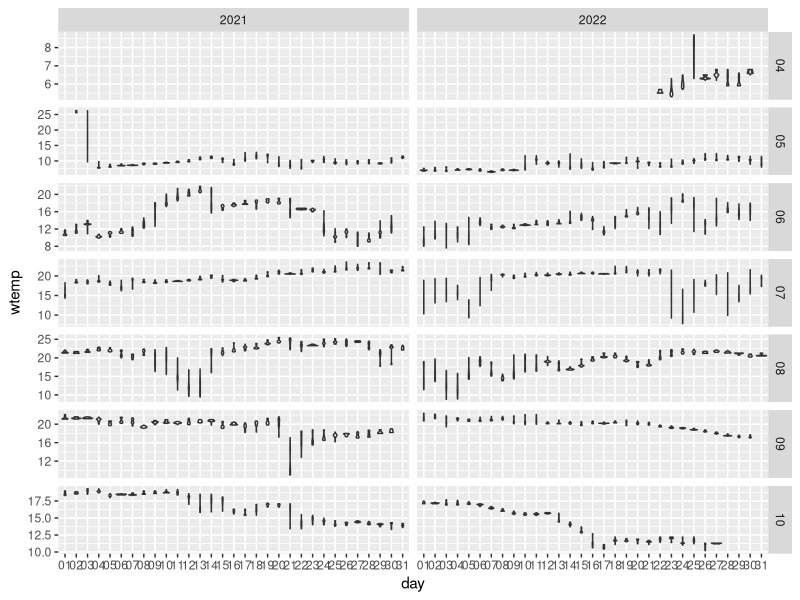
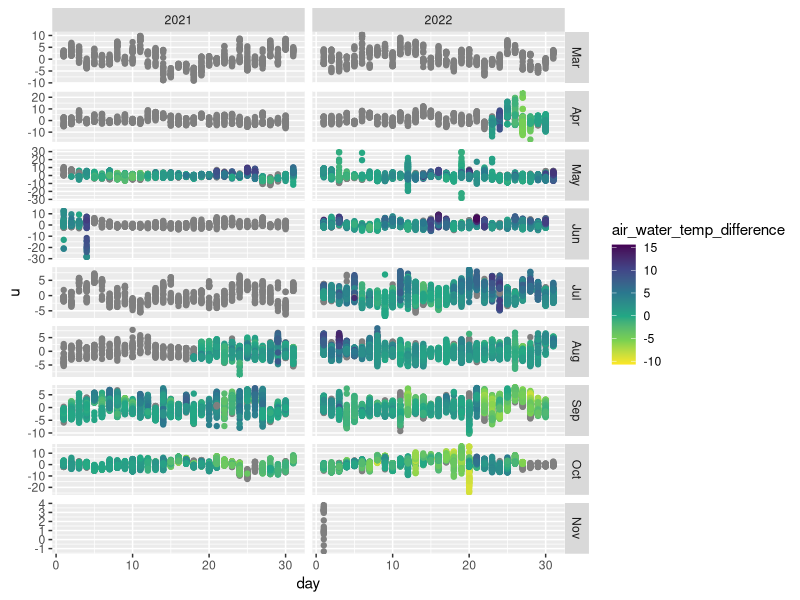
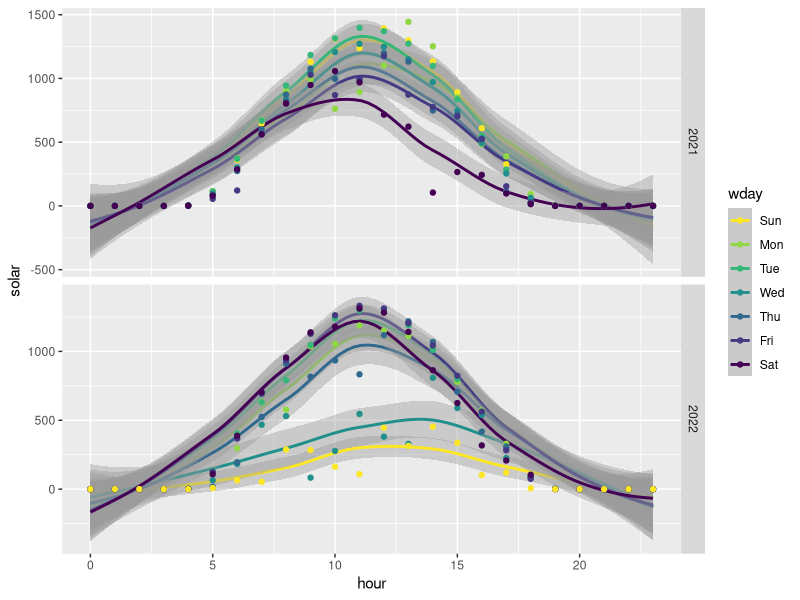
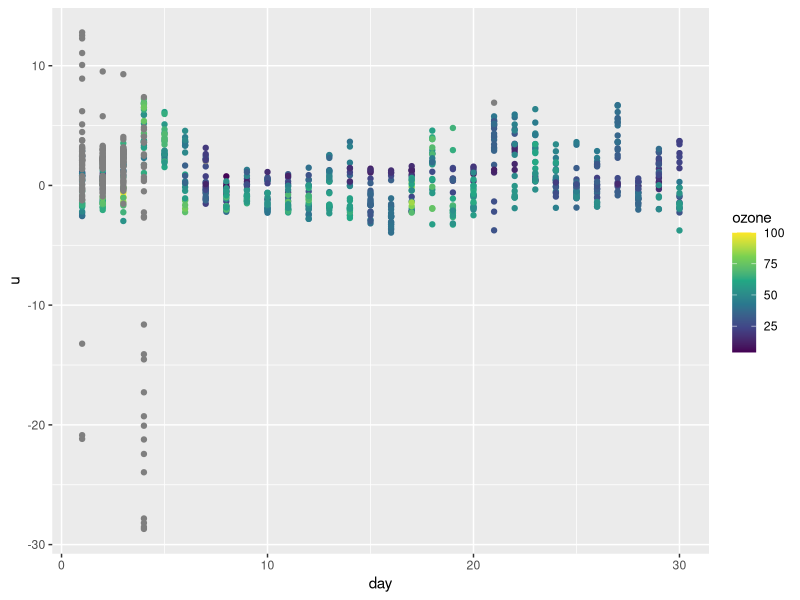

Write the R code that produced these figures, in order.
## ---- chunk 1
knitr::opts_chunk$set(echo = TRUE, message = FALSE, warning = TRUE,
                      error = TRUE)
library(readxl)
library(tidyverse)
library(lubridate)
library(viridisLite)
## ---- chunk 2
buoy_data = read_table("2021Buoy.txt") %>% 
  full_join(read_table("2022Buoy.txt")) %>% #Join both years of buoy data
  rename(year = "#YY",
         month = "MM",
         day = "DD",
         hour = "hh",
         minute = "mm",
         wspeed = "WSPD",
         wdir = "WDIR",
         atemp = "ATMP",
         wtemp = "WTMP") %>% #Rename columns
  select(year, month, day, hour, minute, wspeed, wdir, atemp, wtemp) %>% #Select useful columns
  filter(year != "#yr") %>% #Remove padding
  mutate(wdir = case_when(wdir != "999" ~ wdir, .default = NA),
         wspeed = case_when(wspeed != "99.0" ~ wspeed, .default = NA),
         atemp = case_when(atemp != "999.0" ~ atemp, .default = NA),
         wtemp = case_when(wtemp != "999.0" ~ wtemp, .default = NA)) %>% #Convert missing values to NA
  mutate(timestamp = ymd_hm(str_c(year, month, day, hour, minute))) %>% #Create timestamp
  mutate(wspeed = as.numeric(wspeed),
         wdir = as.integer(wdir),
         atemp = as.numeric(atemp),
         wtemp = as.numeric(wtemp)) %>% #Convert types
  mutate(source = "water")
## ---- chunk 3
ground_data = read_excel("2021Chiwaukee.xls", skip=2) %>% 
  full_join(read_excel("2022Chiwaukee.xlsx", skip=2)) %>% #Join both years of air quality data
  rename(timestamp = "Monitor Name", 
         ozone = "OZONE",
         atemp = "T_OUTDOOR",
         wspeed = "WIND SPEED - R", 
         wdir = "WIND DIRECTION - R",
         precip = "RAIN/MELT PCPT",
         solar = "SOLAR RADIATION",
         pm25 = "PM2.5 - LC",
         noy = "NOy",
         co = "CARBON MONOXIDE") %>% #Rename columns
  select(timestamp, ozone, atemp, wspeed,
         wdir, precip, solar, pm25, noy, co) %>% #Select useful columns
  filter(timestamp != "Units" &
         timestamp != "Parameter Code | POC" &
         timestamp != "Tag Number" &
         timestamp != "Minimum" &
         timestamp != "MinDate" &
         timestamp != "Maximum" &
         timestamp != "MaxDate" &
         timestamp != "Avg" &
         timestamp != "Num" &
         timestamp != "Data[%]" &
         timestamp != "STD") %>% #Remove Padding
  mutate(.,
         ozone = case_when(str_detect(.$ozone, "[A-Za-z]") ~ NA,
                                     .default = ozone),
         atemp = case_when(str_detect(.$atemp, "[A-Za-z]") ~ NA,
                                     .default = atemp),
         wspeed = case_when(str_detect(.$wspeed, "[A-Za-z]") ~ NA,
                                     .default = wspeed),
         wdir = case_when(str_detect(.$wdir, "[A-Za-z]") ~ NA,
                                     .default = wdir),
         precip = case_when(str_detect(.$precip, "[A-Za-z]") ~ NA,
                                     .default = precip),
         solar = case_when(str_detect(.$solar, "[A-Za-z]") ~ NA,
                                     .default = solar),
         pm25 = case_when(str_detect(.$pm25, "[A-Za-z]") ~ NA,
                                     .default = pm25),
         noy = case_when(str_detect(.$noy, "[A-Za-z]") ~ NA,
                                     .default = noy),
         co = case_when(str_detect(.$co, "[A-Za-z]") ~ NA,
                                     .default = co)) %>% #Remove missing values
  mutate(timestamp = mdy_hm(timestamp),
         ozone = round(as.numeric(ozone), 1),
         atemp = round(as.numeric(atemp), 1),
         wspeed = round(as.numeric(wspeed), 1),
         wdir = round(as.integer(wdir)),
         precip = round(as.numeric(precip), 1),
         solar = round(as.numeric(solar), 1),
         pm25 = round(as.numeric(pm25), 1),
         noy = round(as.numeric(noy), 1),
         co = round(as.numeric(co), 3)) %>% #Convert types
  mutate(atemp = (atemp - 32) / 1.8, wspeed = wspeed * 1609.344 / 3600) %>% #Convert to metric
  mutate(source = "ground") #Add source tag
## ---- chunk 4
mixed_data = full_join(ground_data, buoy_data) %>%
  mutate(year = year(timestamp),
         month = month(timestamp, label = TRUE),
         wday = wday(timestamp, label = TRUE), 
         day = day(timestamp),
         hour = hour(timestamp),
         minute = minute(timestamp)) %>% 
  #Convert values less than 0 to 0
  #mutate(noy = case_when(noy < 0 ~ 0)) %>%
  mutate(u = round(-wspeed * sin(wdir*2*pi/360), 2),
         v = round(-wspeed * cos(wdir*2*pi/360), 2)) %>% #Determine components of 2-D flow, from wdir
  mutate(air_water_temp_difference = atemp - wtemp)
## ---- chunk 5
buoy_data %>%
  ggplot(aes(x = day, y = wtemp)) + geom_violin() + facet_grid(vars(month), vars(year), scales = "free")
## ---- chunk 6
mixed_data %>%
  ggplot(aes(x = day, y = u, color = air_water_temp_difference)) + geom_point() + facet_grid(vars(month), vars(year), scales = "free") + scale_color_viridis_c(direction = -1)
## ---- chunk 7
mixed_data %>%
  filter(month == "Aug" & day <= 7) %>%
  ggplot(aes(x = hour, y = solar, color = wday)) + geom_smooth() + geom_point() + facet_grid(vars(year), scales = "free") + scale_color_viridis_d(direction = -1, option = "D")
## ---- chunk 8
mixed_data %>%
  filter(month == "Jun" & year == "2021") %>%
  ggplot(aes(x = day, y = u, color = ozone)) + geom_point() + scale_color_viridis_c()
